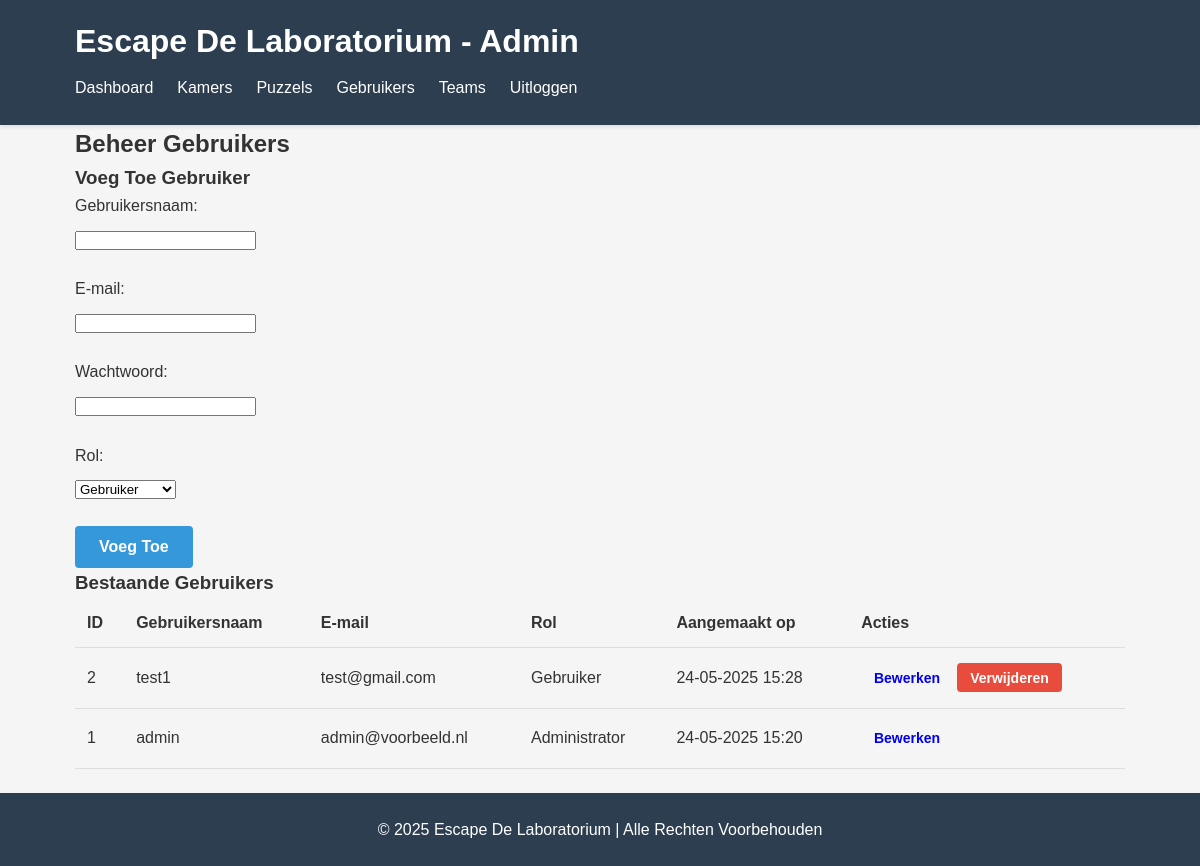
The page /admin/users.php (signed in) on the database its author committed.
### tables this page shows
CREATE TABLE `users` (
  `id` int(11) NOT NULL,
  `username` varchar(50) NOT NULL,
  `password` varchar(255) NOT NULL,
  `email` varchar(100) NOT NULL,
  `role` enum('user','admin') DEFAULT 'user',
  `created_at` timestamp NOT NULL DEFAULT current_timestamp()
);

### admin/users.php (the view, shortened to what this page needs)
<?php
$db = connectDb();
$formAction = 'add';
$userName = '';
$userEmail = '';
$userRole = 'user';
$stmt = $db->query("SELECT * FROM users ORDER BY created_at DESC");
$users = $stmt->fetchAll();
?>
<!DOCTYPE html>
<html lang="nl">
<head>
    <link rel="stylesheet" href="../assets/css/style.css">
</head>
<body>
    <header>
        <div class="container">
            <h1><?= SITE_NAME ?> - Admin</h1>
            <nav>
                <ul>
                    <li><a href="dashboard.php">Dashboard</a></li>
                    <li><a href="rooms.php">Kamers</a></li>
                    <li><a href="puzzles.php">Puzzels</a></li>
                    <li><a href="users.php" class="active">Gebruikers</a></li>
                    <li><a href="teams.php">Teams</a></li>
                    <li><a href="../auth/logout.php">Uitloggen</a></li>
                </ul>
            </nav>
        </div>
    </header>
    <main class="container">
        <h2>Beheer Gebruikers</h2>
        <h3><?= $formAction === 'edit' ? 'Bewerk' : 'Voeg Toe' ?> Gebruiker</h3>
        <form method="post">
            <div class="form-group">
                <label for="username">Gebruikersnaam:</label>
                <input type="text" id="username" name="username" value="<?= htmlspecialchars($userName) ?>" required>
            </div>
            <div class="form-group">
                <label for="email">E-mail:</label>
                <input type="email" id="email" name="email" value="<?= htmlspecialchars($userEmail) ?>" required>
            </div>
            <div class="form-group">
                <label for="password">Wachtwoord: <?= $formAction === 'edit' ? '(laat leeg om ongewijzigd te laten)' : '' ?></label>
                <input type="password" id="password" name="password" <?= $formAction === 'add' ? 'required' : '' ?>>
            </div>
            <div class="form-group">
                <label for="role">Rol:</label>
                <select id="role" name="role" required>
                    <option value="user" <?= $userRole === 'user' ? 'selected' : '' ?>>Gebruiker</option>
                </select>
            </div>
            <div class="form-actions">
                <button type="submit" name="<?= $formAction === 'edit' ? 'edit_user' : 'add_user' ?>" class="btn btn-primary">
                    <?= $formAction === 'edit' ? 'Bijwerken' : 'Voeg Toe' ?>
                </button>
            </div>
        </form>
        <h3>Bestaande Gebruikers</h3>
        <div class="table-responsive">
            <table>
                <thead>
                    <tr>
                        <th>ID</th>
                        <th>Gebruikersnaam</th>
                        <th>E-mail</th>
                        <th>Rol</th>
                        <th>Aangemaakt op</th>
                        <th>Acties</th>
                    </tr>
                </thead>
                <tbody>
                    <?php if (empty($users)): ?>
                        <tr>
                            <td colspan="6" class="text-center">Geen gebruikers gevonden.</td>
                        </tr>
                    <?php else: ?>
                        <?php foreach ($users as $user): ?>
                            <tr>
                                <td><?= $user['id'] ?></td>
                                <td><?= htmlspecialchars($user['username']) ?></td>
                                <td><?= htmlspecialchars($user['email']) ?></td>
                                <td><?= $user['role'] === 'admin' ? 'Administrator' : 'Gebruiker' ?></td>
                                <td><?= date('d-m-Y H:i', strtotime($user['created_at'])) ?></td>
                                <td>
                                    <a href="users.php?action=edit&id=<?= $user['id'] ?>" class="btn btn-sm btn-info">Bewerken</a>
                                    <?php if ($_SESSION['user_id'] !== $user['id']): ?>
                                        <form method="post" style="display: inline-block;" onsubmit="return confirm('Weet je zeker dat je deze gebruiker wilt verwijderen?');">
                                            <button type="submit" name="delete_user" class="btn btn-sm btn-danger">Verwijderen</button>
                                        </form>
                                    <?php endif; ?>
                                </td>
                            </tr>
                        <?php endforeach; ?>
                    <?php endif; ?>
                </tbody>
            </table>
        </div>
    </main>
    <footer>
        <div class="container">
            <p>&copy; <?= date('Y') ?> <?= SITE_NAME ?> | Alle Rechten Voorbehouden</p>
        </div>
    </footer>
</body>
</html>

### assets/css/style.css (style rules this page uses)
:root { --primary-color: #4a7c59; --secondary-color: #39a0ed; --dark-color: #333; --light-color: #f4f4f4; --danger-color: #dc3545; --success-color: #28a745; }
* { margin: 0; padding: 0; box-sizing: border-box; }
body { font-family: 'Arial', sans-serif; line-height: 1.6; margin: 0; padding: 0; background-color: #f5f5f5; color: #333; }
.container { width: 90%; max-width: 1200px; margin: 0 auto; padding: 0 15px; }
header { background-color: #2c3e50; color: #fff; padding: 1rem 0; box-shadow: 0 2px 4px rgba(0, 0, 0, 0.1); }
header h1 { margin: 0; font-size: 2rem; }
header nav { display: flex; justify-content: space-between; align-items: center; padding: 0.5rem 0; }
header nav ul { list-style: none; padding: 0; margin: 0; display: flex; }
header nav ul li { margin-right: 1.5rem; }
header nav ul li:last-child { margin-right: 0; }
header nav ul li a { color: #fff; text-decoration: none; transition: color 0.3s; font-weight: 500; }
main { padding: 2rem 0; }
.form-group { margin-bottom: 1.5rem; }
label { display: block; margin-bottom: 0.5rem; font-weight: 500; }
.btn { display: inline-block; padding: 0.75rem 1.5rem; font-size: 1rem; text-align: center; border: none; border-radius: 4px; cursor: pointer; text-decoration: none; transition: background-color 0.3s, transform 0.1s; font-weight: bold; }
.btn-primary { background-color: #3498db; color: #fff; margin-right: 0.5rem; }
.btn-danger { background-color: #e74c3c; color: #fff; }
.btn-sm { padding: 0.4rem 0.8rem; font-size: 0.875rem; }
.table-responsive { overflow-x: auto; }
table { width: 100%; border-collapse: collapse; margin-bottom: 1.5rem; }
table th, table td { padding: 0.75rem; text-align: left; border-bottom: 1px solid #ddd; }
table th { background-color: #f5f5f5; font-weight: bold; }
footer { background-color: #2c3e50; color: #fff; padding: 1.5rem 0; text-align: center; }
footer p { margin: 0; }

### rows shown on the page
users: id "2", username "test1", email "test@gmail.com", role "Gebruiker", created_at "24-05-2025 15:28"
users: id "1", username "admin", email "admin@voorbeeld.nl", role "Administrator", created_at "24-05-2025 15:20"

### other values the page prints
SITE_NAME "Escape De Laboratorium"
